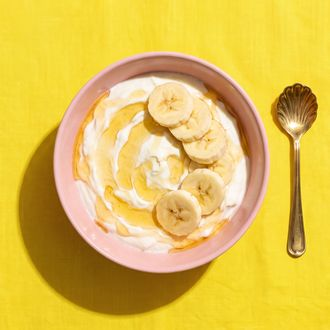
#> input picture connection-test-20261106/meal/dist/meal-img/r12.jpg, 330 x 330 px
$ python prepare_fields.py ../../../../../../connection-test-20261106/meal/dist/meal-img/r11.jpg ../../../../../../connection-test-20261106/meal/dist/meal-img/r12.jpg ../../../../../../connection-test-20261106/meal/dist/meal-img/r12.jpg
#> lines starting #> are read from the running program, lines starting #| are printed output that depends on the picture; after the words box and inside, x2 and y2 are one past the last pixel; in counts of white or black regions, pixels touching at a corner belong together; long printed decimals are rounded
#!/usr/bin/env python3
"""Поля mask_814.npy и bg_814.npy для glass.py из материалов Icon Studio (Day и Sport).

python3 -I prepare_fields.py layers <фон png 1024> <силуэт png с прозрачностью 1024> <папка>
    — когда в Icon Studio лежат два слоя (Sport): маска = прозрачность слоя силуэта, фон = слой фона.
python3 -I prepare_fields.py flat <плоская картинка: чёрный силуэт на градиенте> <папка>
    — когда слоёв нет (Day, версия 4): фон вне силуэта берётся из картинки как есть,
      под силуэтом достраивается гладкой моделью; маска — доля чёрного в пикселе.
Фон и силуэт не меняются: это те же пиксели, пересчитанные в размер 814.
Заодно пишет слои 1024 для Apple Icon Composer, как в комплекте банана: 01_background_1024.png (фон без силуэта),
02_silhouette_white_1024.png (белый силуэт на прозрачном фоне), 03_flat_white_1024.png (плоская иконка без стекла).
— Claude · 25.11.2026
"""
import sys
import numpy as np
from PIL import Image
import cv2
from scipy import ndimage as ndi

N = 814
mode, OUT = sys.argv[1], sys.argv[-1].rstrip('/') + '/'


def sstep(a, b, x):
    t = np.clip((x - a) / (b - a), 0, 1)
    return t * t * (3 - 2 * t)


def to814(a):
    return cv2.resize(a, (N, N), interpolation=cv2.INTER_AREA)


if mode == 'layers':
    bg = np.asarray(Image.open(sys.argv[2]).convert('RGB')).astype(np.float32) / 255
    fg = np.asarray(Image.open(sys.argv[3]).convert('RGBA')).astype(np.float32) / 255
    a_full, bg_full = fg[..., 3], bg
    a = to814(a_full)
    bg = to814(bg_full)
else:
    sq = np.asarray(Image.open(sys.argv[2]).convert('RGB')).astype(np.float32) / 255
    S = sq.shape[0]
#> S = 330
    V = sq.max(-1)
    rough = V < 0.42
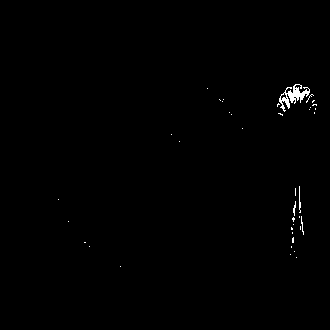
#> rough: shape (330, 330) bool; 0.47% white in thin lines or dots, all inside (x1, y1, x2, y2) = (58, 84, 317, 267)
    known = ~ndi.binary_dilation(rough, iterations=8)
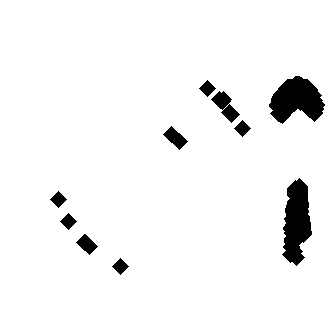
#> known: shape (330, 330) bool; 95.3% white; 10 black regions, largest, box (x1, y1, x2, y2) and area: (282, 178, 312, 266) 1741, (269, 76, 325, 124) 1715, (211, 91, 240, 123) 400
    yy, xx = np.mgrid[0:S, 0:S].astype(np.float32) / (S - 1.0) * 2 - 1
    DEG = 4
    terms = [(i, j) for i in range(DEG + 1) for j in range(DEG + 1 - i)]
    A = np.stack([xx[known] ** i * yy[known] ** j for i, j in terms], -1).astype(np.float64)
    coef = np.linalg.solve(A.T @ A + 1e-3 * len(A) * np.eye(len(terms)), A.T @ sq[known].astype(np.float64))
#> coef = 15 rows, first 8: [0.918, 0.77, 0.629], [-0.118, -0.146, -0.0581], [-0.218, -0.211, -0.74], [0.0521, 0.0642, -0.00918], [0.227, 0.263, 0.248], [0.104, 0.118, -0.00944], [0.373, 0.403, 0.0996], [0.00857, 0.00896, 0.0132]
    fit = np.zeros((S, S, 3), np.float64)
    for k, (i, j) in enumerate(terms):
        fit += (xx ** i * yy ** j)[..., None] * coef[k]
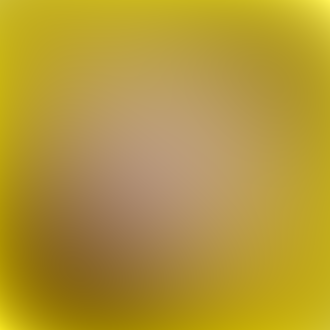
#> fit: shape (330, 330, 3) float64; mean of channels 0, 1, 2 0.894, 0.763, 0.32; drawn with min black and max white
    fit = fit.astype(np.float32)
    res = sq - fit
    dist, (iy, ix) = ndi.distance_transform_edt(~known, return_indices=True)
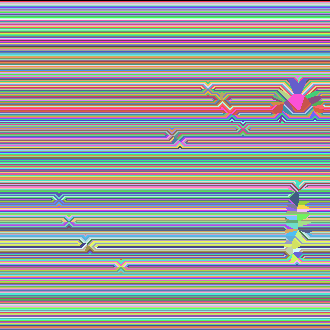
#> iy: shape (330, 330) int32; 330 distinct labels, from 0 to 329; one colour per label, 0 black
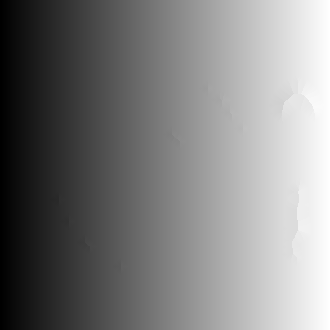
#> ix: shape (330, 330) int32; min 0, max 329, mean 164.5; drawn with min black and max white
    nn = res[iy, ix]
    k = S / 814.0
#> k = 0.405
    levels = [(4.0 * k, 0.0), (10.0 * k, 6.0 * k), (28.0 * k, 22.0 * k), (80.0 * k, 70.0 * k)]
    sm = [np.stack([ndi.gaussian_filter(nn[..., c], s, mode='nearest') for c in range(3)], -1) for s, _ in levels]
#> sm = 4 items
    corr = sm[0]
    for q in range(1, len(levels)):
        w = sstep(levels[q][1] * 0.5, levels[q][1] * 1.5, dist)[..., None]
        corr = corr * (1 - w) + sm[q] * w
    model = np.clip(fit + corr, 0, 1)
    w = sstep(0, 3.0 * k, dist)[..., None]                 # вне силуэта — пиксели картинки как есть
    bgf = sq * (1 - w) + model * w
    a = 1.0 - (sq * bgf).sum(-1) / np.maximum((bgf * bgf).sum(-1), 1e-6)
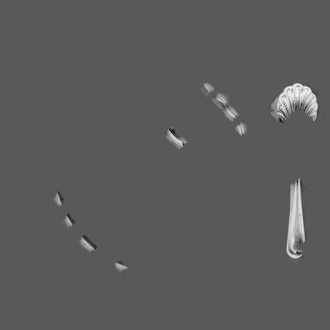
#> a: shape (330, 330) float64; min -0.429, max 0.796, mean 0.0103; drawn with min black and max white
    a = np.clip((np.clip(a, 0, 1) - 0.04) / (0.96 - 0.04), 0, 1)
    a[known] = 0
    print('фон: модель против картинки на видимых пикселях, СКО', np.sqrt(((model - sq)[known] ** 2).mean(0)).round(4))
#| фон: модель против картинки на видимых пикселях, СКО [0.0217 0.0234 0.0314]
    a_full, bg_full = a, bgf
    a, bg = to814(a_full), to814(bg_full)

# --- слои 1024 (из полного размера, не из полей 814)
L = 1024
if a_full.shape[0] != L:
    a_full = cv2.resize(a_full, (L, L), interpolation=cv2.INTER_AREA)
    bg_full = cv2.resize(bg_full, (L, L), interpolation=cv2.INTER_AREA)
a8 = (np.clip(a_full, 0, 1) * 255 + 0.5).astype(np.uint8)
bg8 = (np.clip(bg_full, 0, 1) * 255 + 0.5).astype(np.uint8)
Image.fromarray(bg8).save(OUT + '01_background_1024.png')
Image.fromarray(np.dstack([np.full((L, L, 3), 255, np.uint8), a8])).save(OUT + '02_silhouette_white_1024.png')
al = a8.astype(np.float32)[..., None] / 255
Image.fromarray((bg8 * (1 - al) + 255 * al + 0.5).astype(np.uint8)).save(OUT + '03_flat_white_1024.png')

a = np.clip(a, 0, 1).astype(np.float32)
#> a: shape (814, 814) float32
bg = np.clip(bg, 0, 1).astype(np.float32)
np.save(OUT + 'mask_814.npy', a)
np.save(OUT + 'bg_814.npy', bg)
Image.fromarray((a * 255 + 0.5).astype(np.uint8)).save(OUT + 'mask_814.png')
Image.fromarray((bg * 255 + 0.5).astype(np.uint8)).save(OUT + 'bg_814.png')
lab, n = ndi.label(a > 0.5)
#> lab: shape (814, 814) int32; 20 distinct labels, from 0 to 19
#> n = 19
sizes = sorted(map(int, ndi.sum(a > 0.5, lab, range(1, n + 1))), reverse=True)
#> sizes = [2831, 1258, 783, 190, 135, 53, 51, 41, 32, 19, 17, 8, 7, 6, 6, 4, 2, 2, 1]
labh, nh = ndi.label(a < 0.5)
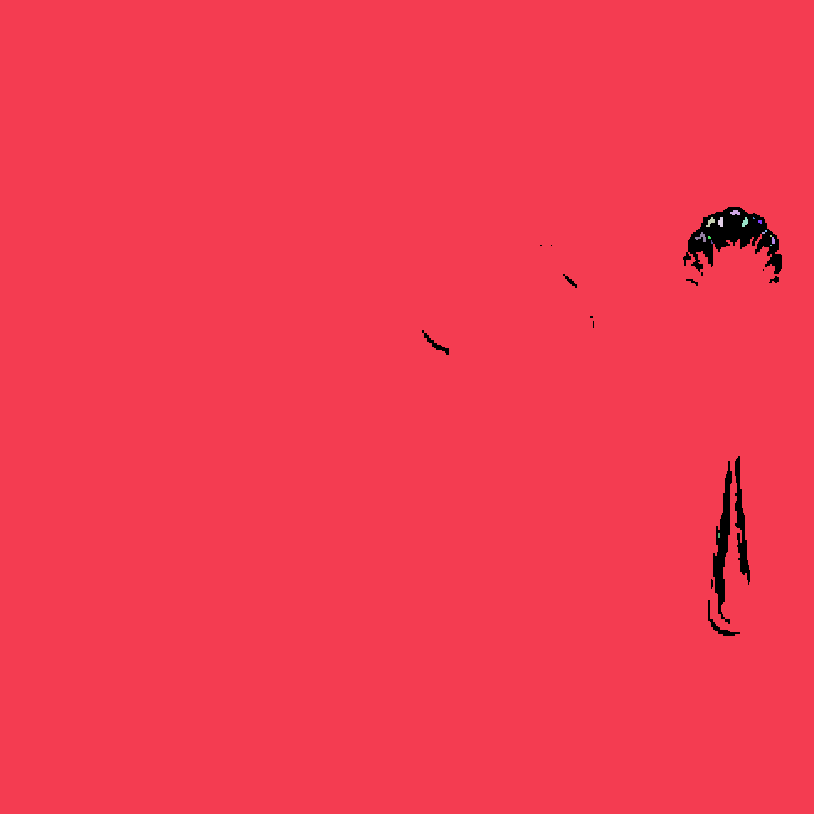
#> labh: shape (814, 814) int32; 17 distinct labels, from 0 to 16; one colour per label, 0 black
#> nh = 16
hs = sorted(map(int, ndi.sum(a < 0.5, labh, range(1, nh + 1))), reverse=True)
#> hs = [656868, 48, 43, 40, 39, 36, 19, 14, 10, 8, 6, 6, 4, 4, 3, 2]
print('маска: доля %.3f, кусков %d %s; пустых областей %d %s' % ((a > 0.5).mean(), n, sizes[:6], nh, hs[:8]))
#| маска: доля 0.008, кусков 19 [2831, 1258, 783, 190, 135, 53]; пустых областей 16 [656868, 48, 43, 40, 39, 36, 19, 14]
print('низ: покрытие в последней строке', float(a[-1].max()))
#| низ: покрытие в последней строке 0.0

$ run again, on connection-test-20261106/meal/dist/meal-img/r17.jpg
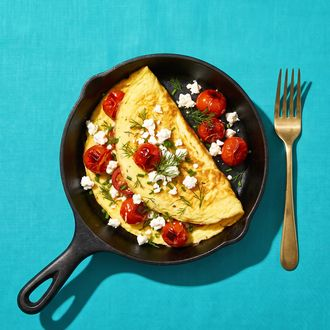
#> input picture connection-test-20261106/meal/dist/meal-img/r17.jpg, 330 x 330 px
#> rough: shape (330, 330) bool; 24.9% white; 90 white regions (72 under 20 px), largest, box (x1, y1, x2, y2) and area: (17, 54, 287, 330) 24835, (276, 70, 311, 271) 1179, (145, 155, 167, 174) 179
#> known: shape (330, 330) bool; 52.7% white; 3 black regions, box (x1, y1, x2, y2) and area: (9, 46, 319, 330) 51171, (196, 175, 213, 192) 145, (192, 197, 209, 214) 145
#> coef = 15 rows, first 8: [0.871, 0.721, 0.371], [-0.0198, -0.0464, -0.0559], [-1.18, 0.083, 0.75], [-0.042, 0.00472, 0.025], [0.41, -0.0518, -0.29], [0.0935, 0.00314, -0.0792], [0.133, 0.000806, -0.0825], [-0.0816, -0.0223, 0.0303]
#> iy: shape (330, 330) int32; 330 distinct labels, from 0 to 329
#> sm = 4 items
#| фон: модель против картинки на видимых пикселях, СКО [0.023  0.0268 0.0294]
#> lab: shape (814, 814) int32; 125 distinct labels, from 0 to 124
#> n = 124
#> sizes = 124 values, max 149045 at index 0, min 2 at index 111, mean 1363.2
#> `labh, nh = ndi.label(a < 0.5)`:
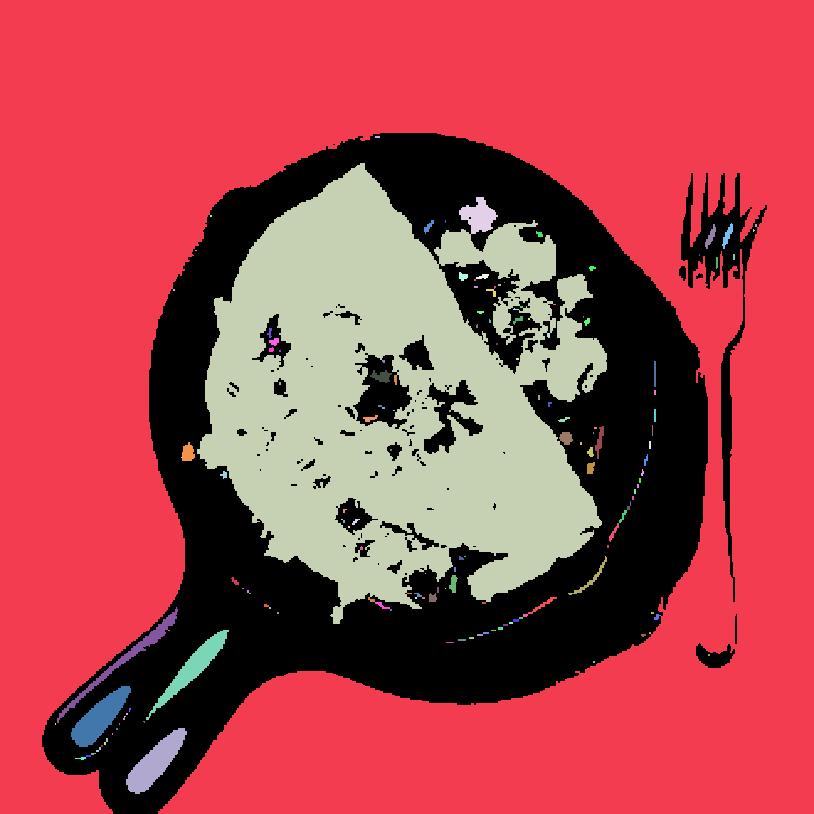
#> labh: shape (814, 814) int32; 154 distinct labels, from 0 to 153; one colour per label, 0 black
#> nh = 153
#> hs = 153 values, max 374840 at index 0, min 1 at index 150, mean 3225.9
#| маска: доля 0.255, кусков 124 [149045, 6172, 4343, 2367, 1735, 731]; пустых областей 153 [374840, 109021, 1686, 1595, 1463, 1075, 805, 183]
#| низ: покрытие в последней строке 0.5859
